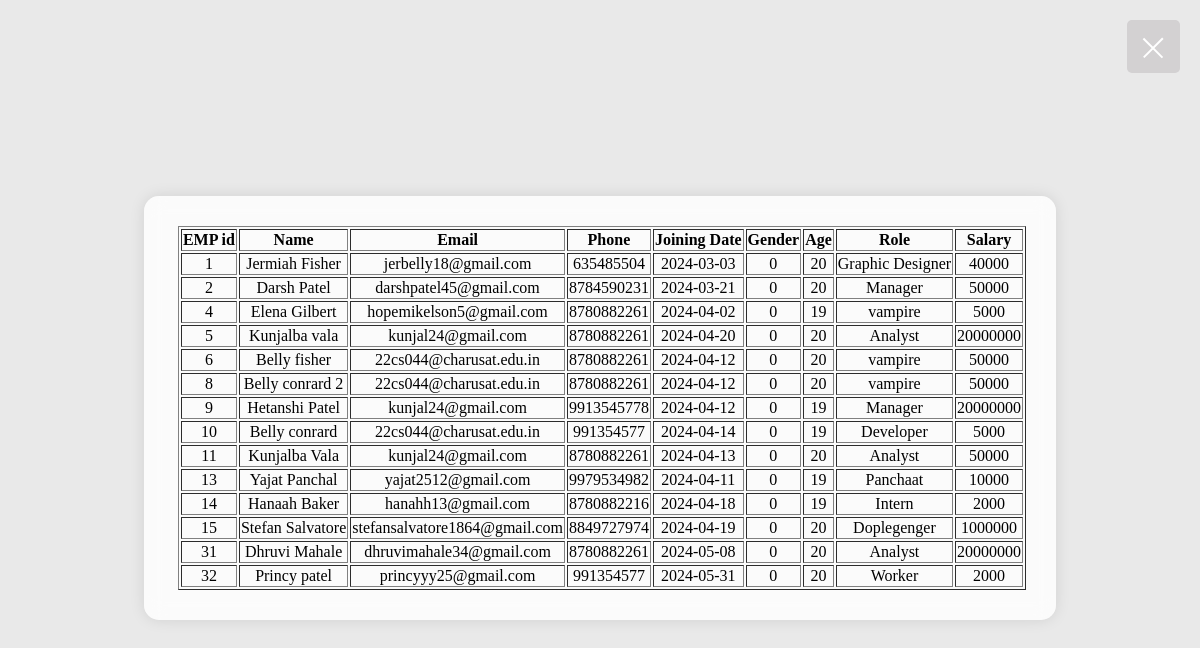
The page / on the database its author committed.
### tables this page shows
CREATE TABLE `users` (
  `EMP_ID` int(11) NOT NULL,
  `name` varchar(50) NOT NULL,
  `email` varchar(50) NOT NULL,
  `phone` varchar(12) NOT NULL,
  `age` int(11) NOT NULL,
  `joinDate` date NOT NULL,
  `role` varchar(20) NOT NULL,
  `leave` int(11) NOT NULL DEFAULT 5,
  `salary` int(11) NOT NULL,
  `gender` int(11) NOT NULL,
  `country` varchar(200) NOT NULL
);

### index.php (the view, shortened to what this page needs)
<?php
$servername = "localhost";
$username = "root";
$password = "";
$database = "adduser";
$conn = mysqli_connect($servername, $username, $password, $database);
?>
<!DOCTYPE html>
<html>
<head>
    <link rel="stylesheet" href="index.css">
    <link rel="stylesheet" href="button.css?v=<?php echo time(); ?>">
    <link rel="stylesheet" href="success_style.css?v=<?php echo time(); ?>">
</head>
<body>
<div class="close-btn-div">
            <button class="button" onclick='window.location.href="Home.php";'>
                <span class="Y"></span>
            </button>
        </div>
<div class="container my4">
    <table class="table" id="myTable">
        <tbody>
        <?php
        $sql = "SELECT * FROM `users`";
        $result = mysqli_query($conn, $sql);
        if(mysqli_num_rows($result) > 0) {
            echo "<table border='1'>";
            echo "<tr><th>EMP id</th><th>Name</th><th>Email</th><th>Phone</th><th>Joining Date</th><th>Gender</th><th>Age</th><th>Role</th><th>Salary</th></tr>";
            while($row = mysqli_fetch_assoc($result)) {
                echo "<tr>";
                echo "<td>" . $row['EMP_ID'] . "</td>";
                echo "<td>" . $row['name'] . "</td>";
                echo "<td>" . $row['email'] . "</td>";
                echo "<td>" . $row['phone'] . "</td>";
                echo "<td>" . $row['joinDate'] . "</td>";
                echo "<td>" . $row['gender'] . "</td>";
                echo "<td>" . $row['age'] . "</td>";
                echo "<td>" . $row['role'] . "</td>";
                echo "<td>" . $row['salary'] . "</td>";
                echo "</tr>";
            }
            echo "</table>";
        } else {
            echo "No records found";
        }
        ?>
        </tbody>
    </table>
</div>
</body>
</html>

### index.css (style rules this page uses)
.container { display: flex; justify-content: center; width: 1fr; background: #bdcad1d8; padding: 25px; border-radius: 8px; box-shadow: 0 0 15px rgba(0, 0, 0, 0.1); }

### success_style.css (style rules this page uses)
.container { background: rgba(255, 255, 255, 0.823); backdrop-filter: blur(10px); border-radius: 15px; padding: 30px; text-align: center; }
body { display: flex; justify-content: center; align-items: center; height: 100vh; background-color: rgb(233, 233, 233); }
.button { position: relative; width: 4em; height: 4em; border: none; background: rgba(31, 14, 18, 0.11); border-radius: 5px; transition: background 0.5s; cursor: pointer; margin-top: 0px; }
.Y { content: ""; position: absolute; top: 50%; left: 50%; width: 2em; height: 1.5px; background-color: #fff; transform: translateX(-50%) rotate(-45deg); }
.close-btn-div { position: absolute; top: 20px; right: 20px; }

### rows shown on the page
users: EMP_ID "1", name "Jermiah Fisher", email "jerbelly18@gmail.com", phone "635485504", joinDate "2024-03-03", gender "0", age "20", role "Graphic Designer", salary "40000"
users: EMP_ID "2", name "Darsh Patel", email "darshpatel45@gmail.com", phone "8784590231", joinDate "2024-03-21", gender "0", age "20", role "Manager", salary "50000"
users: EMP_ID "4", name "Elena Gilbert", email "hopemikelson5@gmail.com", phone "8780882261", joinDate "2024-04-02", gender "0", age "19", role "vampire", salary "5000"
users: EMP_ID "5", name "Kunjalba vala", email "kunjal24@gmail.com", phone "8780882261", joinDate "2024-04-20", gender "0", age "20", role "Analyst", salary "20000000"
users: EMP_ID "6", name "Belly fisher", email "22cs044@charusat.edu.in", phone "8780882261", joinDate "2024-04-12", gender "0", age "20", role "vampire", salary "50000"
users: EMP_ID "8", name "Belly conrard 2", email "22cs044@charusat.edu.in", phone "8780882261", joinDate "2024-04-12", gender "0", age "20", role "vampire", salary "50000"
users: EMP_ID "9", name "Hetanshi Patel", email "kunjal24@gmail.com", phone "9913545778", joinDate "2024-04-12", gender "0", age "19", role "Manager", salary "20000000"
users: EMP_ID "10", name "Belly conrard", email "22cs044@charusat.edu.in", phone "991354577", joinDate "2024-04-14", gender "0", age "19", role "Developer", salary "5000"
users: EMP_ID "11", name "Kunjalba Vala", email "kunjal24@gmail.com", phone "8780882261", joinDate "2024-04-13", gender "0", age "20", role "Analyst", salary "50000"
users: EMP_ID "13", name "Yajat Panchal", email "yajat2512@gmail.com", phone "9979534982", joinDate "2024-04-11", gender "0", age "19", role "Panchaat", salary "10000"
users: EMP_ID "14", name "Hanaah Baker", email "hanahh13@gmail.com", phone "8780882216", joinDate "2024-04-18", gender "0", age "19", role "Intern", salary "2000"
users: EMP_ID "15", name "Stefan Salvatore", email "stefansalvatore1864@gmail.com", phone "8849727974", joinDate "2024-04-19", gender "0", age "20", role "Doplegenger", salary "1000000"
users: EMP_ID "31", name "Dhruvi Mahale", email "dhruvimahale34@gmail.com", phone "8780882261", joinDate "2024-05-08", gender "0", age "20", role "Analyst", salary "20000000"
users: EMP_ID "32", name "Princy patel", email "princyyy25@gmail.com", phone "991354577", joinDate "2024-05-31", gender "0", age "20", role "Worker", salary "2000"
